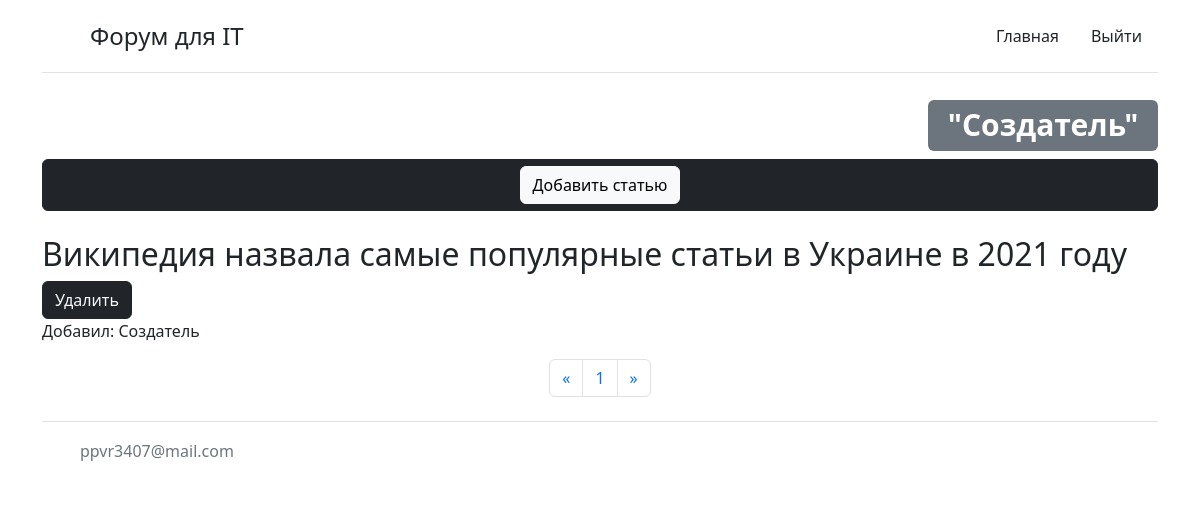
Before: / (signed in) with the older database file.
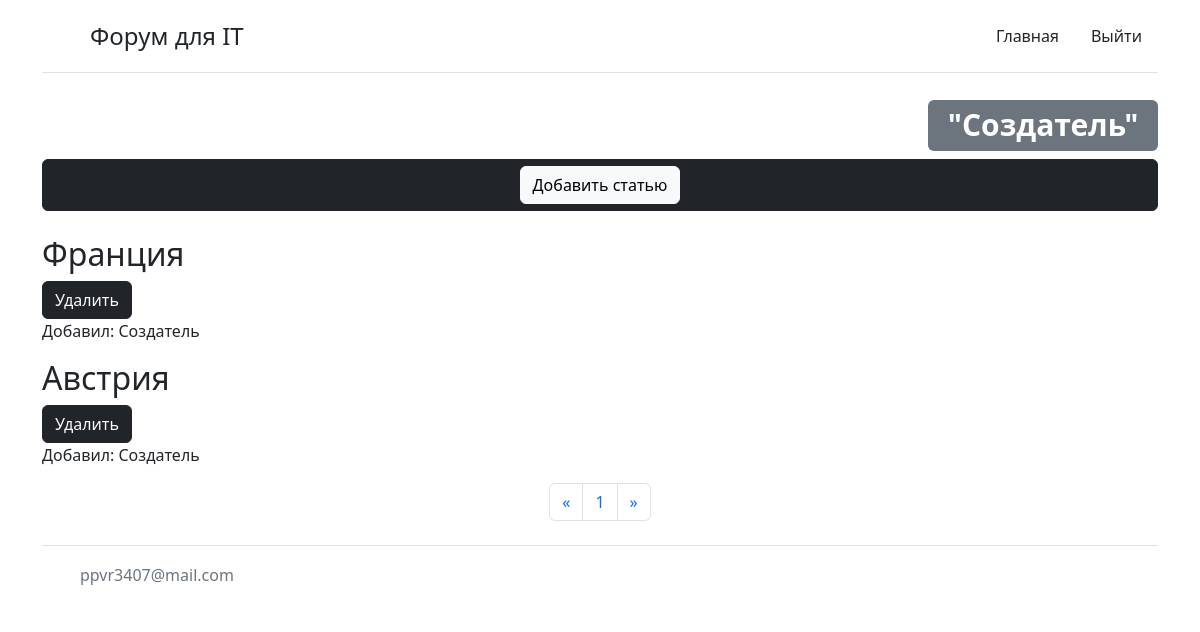
After: the same page with the newer database file.
### packages/modells.py (models this page shows, shortened)
class Date_b(db.Model):
    id = db.Column(db.Integer, primary_key=True)
    title = db.Column(db.String(300), nullable=False)
    text = db.Column(db.Text, nullable=False)
    time = db.Column(db.DateTime, default=datetime.utcnow)
    name_user = db.Column(db.String)

### packages/routes.py (the view)
@app.route("/")
@app.route("/<int:page>")
@login_required
def index(page=1):
    user = User.query.filter(User.login == Login().id).first()
    posts = db.session.query(Date_b).order_by(Date_b.id.desc()).paginate(page,5,False)
    return render_template("index.html", posts=posts,user=user)

### packages/routes.py (called while the page is built)
@manager.user_loader
def load_user(user_id):
    return User.query.get(user_id)

### packages/templates/index.html (shortened to what this page needs)
{% extends "base.html" %}
{% block body %}
<div class="container">
    <header class="d-flex flex-wrap justify-content-center py-3 mb-4 border-bottom">
      <a href="/" class="d-flex align-items-center mb-3 mb-md-0 me-md-auto text-dark text-decoration-none">
        <svg class="bi me-2" width="40" height="32"><use xlink:href="#bootstrap"></use></svg>
        <span class="fs-4">Форум для IT</span>
      </a>
      <ul class="nav nav-pills">
        <li class="nav-item"><a href="/" class="btn-dark nav-link  text-dark aria-current="page">Главная</a></li>
        <li class="nav-item"><a href="/logaut" class=" text-dark nav-link">Выйти</a></li>
      </ul>
    </header>
  </div>
<div class="container">
    <h1 class="text-end"><span class="badge bg-secondary">"{{user.user_name }}"</span></h1>
    <div class="btn btn-dark d-flex flex-wrap justify-content-center"><a href="/form" class="btn btn-light">Добавить статью</a></div>
    <br>
    {% for i in posts.items %}
    <div class=" ">
        <a href="/open/{{i.id}}" class="d-flex align-items-center mb-3 mb-md-0 me-md-auto text-dark text-decoration-none"><h2 >{{i.title}}</h2></a>
        {% if user.super_vip ==True %}
    </div>
        <a href="/delete/{{i.id}}" class="btn text-light btn-dark">Удалить</a>
        {% endif %}
        <p>Добавил: {{i.name_user}}</p>
    {% endfor %}
    <nav aria-label="Пример навигации по страницам">
        <ul class="pagination justify-content-center">
        <li class="page-item">
            <a class="page-link" href="{{url_for('index',page = posts.prev_num)}}" aria-label="Предыдущая">
            <span aria-hidden="true">&laquo;</span>
            </a>
        </li>
        {% for page in posts.iter_pages() %}
        <li class="page-item"><a class="page-link" href="/{{page}}">{{page}}</a></li>
        <li class="page-item">
        {% endfor %}
            <a class="page-link" href="{{url_for('index',page =posts.next_num)}}" aria-label="Следующая">
            <span aria-hidden="true">&raquo;</span>
            </a>
        </li>
        </ul>
    </nav>
</div>
{% endblock %}

Changed rows visible on the page:
added Date_b: title "Франция", name_user "Создатель"
changed Date_b: title "Википедия назвала самые популярные статьи в Украине в 2021 году" → "Австрия"
